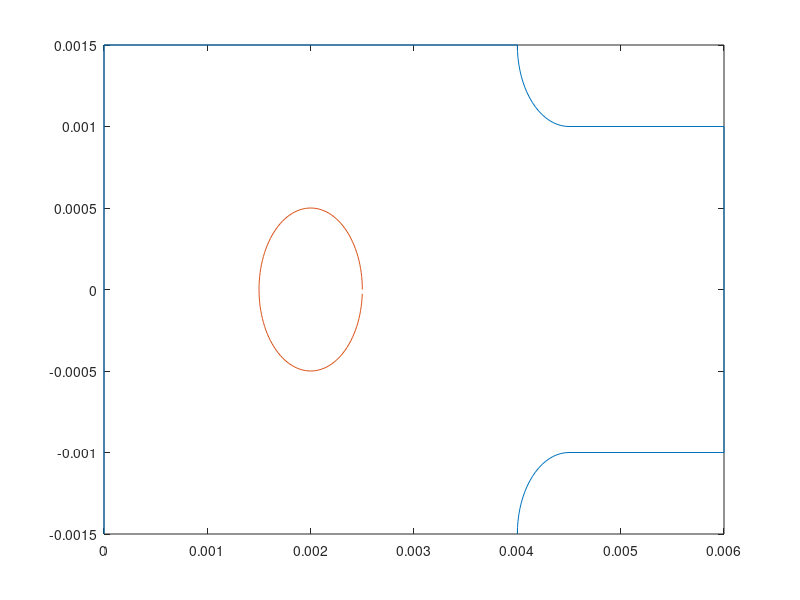

Here is the MATLAB script that generated this plot: (Note: this script raises an error after producing the figure.)
## -*- texinfo -*-
## @deftypefn  {} {} SwanbomLoaded.m
##
## This is a demo file  inside the `doc/Examples/Elasticity/` directory@*
## Find the description in the documentation FEMdoc.pdf
##
## @end deftypefn

%% based on www.youtube.com/watch?v=AXL4ll3aRB8

%% construct the domain
N = 20; R = 0.5e-3; H = 0.5e-3;
al90 = linspace(0,pi/2,N+1)'; xr = 0.5*cos(al90); yr = 0.5*sin(al90);
al360 = linspace(0,2*pi,6*N+1)'; al360 = al360(1:end-1);
Segment.name = 'Segment'; Radius = 0.5;
Segment.border = 1e-3*[2+Radius*cos(al360), Radius*sin(al360), zeros(size(al360))];
x = 1e-3*[0;0;4.5-xr;6;6;4.5-flipud(xr)];
y = 1e-3*[-1.5;1.5;1.5-yr;1;-1;-1.5+flipud(yr)];
BC = -[32;22;22*ones(size(al90));11;22;22*ones(size(al90))];
figure(1); plot(x,y,'-',Segment.border(:,1),Segment.border(:,2))

Mesh = CreateMeshTriangle("Swanbom",[x,y,BC],0.1e-6,Segment);
figure(2); FEMtrimesh(Mesh); axis equal
%%Mesh = MeshUpgrade(Mesh,'quadratic');
Mesh = MeshUpgrade(Mesh,'cubic');

Load = -10;  BoundaryLoad = 0*Load/(3e-3*H);  DiscLoad = 1*Load/(pi*R^2*H);
DeltaT = 0;  %% use 0 fir no thermal prestress or 10 for thermal prestress
E_func = @(xy)E*(1 - 0.25*(((xy(:,1)-2e-3).^2+xy(:,2).^2)<R^2));
fx_func     = @(xy)(DiscLoad*(((xy(:,1)-2e-3).^2+xy(:,2).^2)<R^2));
alphaDeltaT = @(xy)(alpha*DeltaT*(((xy(:,1)-2e-3).^2+xy(:,2).^2)<R^2));

%% solve the plane stress problem
[u1,u2] = PlaneStress(Mesh,E_func,nu,{fx_func,0},{0,0},{BoundaryLoad,0},'thermal',alphaDeltaT);
figure(11); FEMtrimesh(Mesh,u1); xlabel('x'); ylabel('y'); zlabel('u_x'); view([-30,30])
figure(12); FEMtrimesh(Mesh,u2); xlabel('x'); ylabel('y'); zlabel('u_y'); view([-130,45])

[sigma_x,sigma_y,tau_xy] = EvaluateStress(Mesh,u1,u2,E,nu,'thermal',alphaDeltaT);
[eps_xx,eps_yy,eps_xy]   = EvaluateStrain(Mesh,u1,u2);
figure(13); FEMtrimesh(Mesh,eps_xx); xlabel('x'); ylabel('y'); zlabel('\epsilon_{xx}')
figure(14); FEMtrimesh(Mesh,eps_yy); xlabel('x'); ylabel('y'); zlabel('\epsilon_{yy}')

vonMises = EvaluateVonMises(sigma_x,sigma_y,tau_xy)*1e-6;
figure(21); FEMtrimesh(Mesh,vonMises); xlabel('x'); ylabel('y'); zlabel('von Mises [MPa]'); view([35,35])
figure(22); FEMtricontour(Mesh,vonMises,51); xlabel('x'); ylabel('y'); title('von Mises [MPa]')
            colorbar(); axis equal
            hold on; plot([x;x(1)],[y;y(1)],'k'); hold off

figure(23); FEMtrimesh(Mesh,sigma_x*1e-6); xlabel('x'); ylabel('y'); zlabel('\sigma_x [MPa]'); view([35,35])
figure(25); FEMtricontour(Mesh,sigma_x*1e-6,51); xlabel('x'); ylabel('y'); title('\sigma_x [MPa]');
            axis equal; colorbar(); hold on; plot([x;x(1)],[y;y(1)],'k'); hold off
figure(24); FEMtrimesh(Mesh,sigma_y*1e-6); xlabel('x'); ylabel('y'); zlabel('\sigma_y [MPa]')
Max_vonMises = max(vonMises)

phi = linspace(0,2*pi,2001)'; Rc = 0.5001e-3; phiD = phi/pi*180;
x = 0.002+Rc*cos(phi); y = Rc*sin(phi);
[sigma_xc,sigma_yc,tau_xyc] = EvaluateStress(Mesh,u1,u2,E,nu,'thermal',alphaDeltaT,'curve',[x,y]);
sigma_n = sigma_xc.*cos(phi).^2 + 2*tau_xyc.*cos(phi).*sin(phi) + sigma_yc.*sin(phi).^2;
figure(31); plot(phiD,sigma_n*1e-6,phiD,sigma_xc*1e-6); xlabel('angle'); ylabel('\sigma [MPa]')
            legend('\sigma_n','\sigma_x','location','north'); xlim([0,360])
